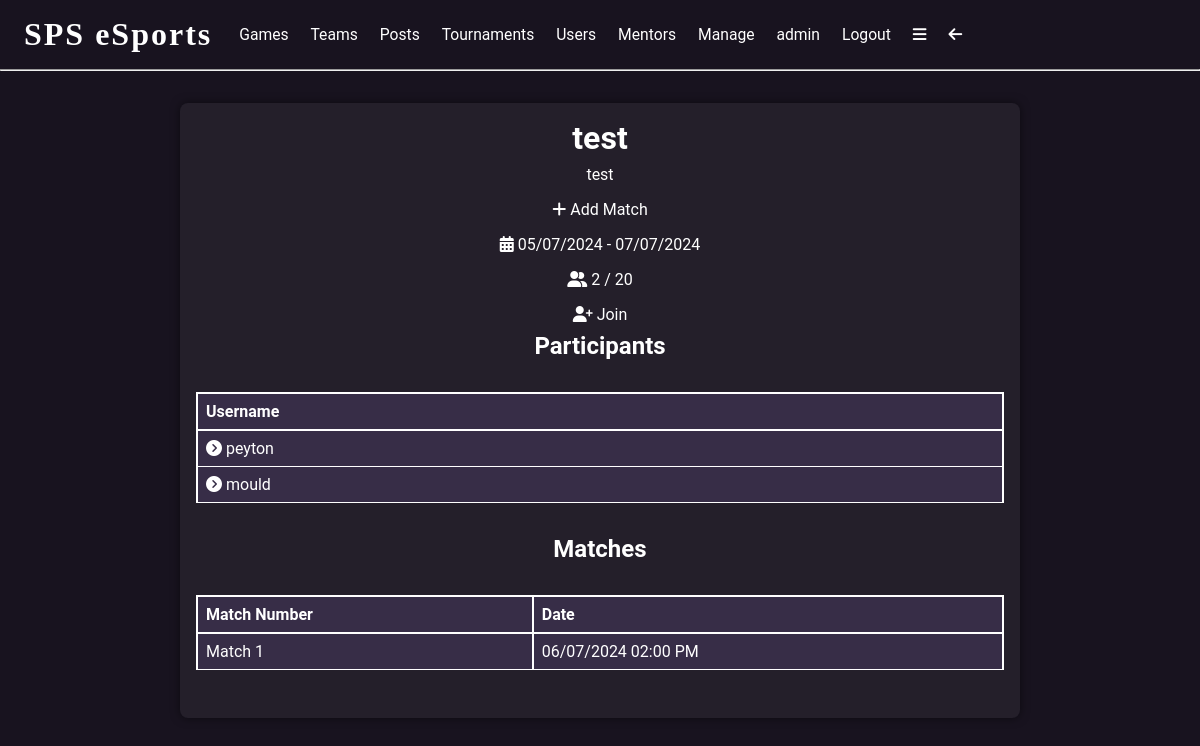
The app's page /tournament/1 (signed in) with its own data.
### app/models.py (models this page shows, shortened)
class User(UserMixin, db.Model):
    user_id = db.Column(db.Integer, primary_key=True)
    username = db.Column(db.String(64), index=True, unique=True)
    email = db.Column(db.String(120), index=True, unique=True)
    password_hash = db.Column(db.String(128))
    bio = db.Column(db.String(500))
    pfp = db.Column(db.String(500))
    pronouns = db.Column(db.String(50))
    admin = db.Column(db.Boolean, default=False)
    team_admin = db.relationship('Teams', back_populates='team_admin')
    team_users = db.relationship('TeamUsers', back_populates='user')
    posts = db.relationship('Posts', back_populates='user')
    likes = db.relationship('Likes', back_populates='user')
    comments = db.relationship('Comments', back_populates='user')
    tournament_users = db.relationship('TournamentUsers', back_populates='user')
    match_users = db.relationship('MatchUsers', back_populates='user')
    ment_applications = db.relationship('MentApplications', back_populates='user')
    tournament_admin = db.relationship('Tournaments', backref='user', foreign_keys='Tournaments.admin_id')
    tournament_winner = db.relationship('Tournaments', foreign_keys='Tournaments.winner_id')
    following = db.relationship('Following', backref='user', foreign_keys='Following.user_id')
    followed = db.relationship('Following', foreign_keys='Following.following_id')
    mentor = db.relationship('Mentor', backref='mentor', foreign_keys='Mentor.mentor_id')
    mentee = db.relationship('Mentor', foreign_keys='Mentor.mentee_id')
    '''def set_password(self, password):
        self.password_hash = generate_password_hash(password)

    def check_password(self, password):
        return check_password_hash(self.password_hash, password)'''
    '''def set_password(self, password):
        salt = bc.gensalt()
        # convert password to bytes
        password = password.encode('utf-8')
        self.password_hash = bc.hashpw(password=password, salt=salt)

    def check_password(self, password):
        password = password.encode('utf-8')
        return bc.checkpw(password=password, hashed_password=self.password_hash)'''
    def set_password(self, password):
        self.password_hash = argon2.hash(password)
    def check_password(self, password):
        return argon2.verify(password, self.password_hash)

class Tournaments(db.Model):
    tournament_id = db.Column(db.Integer, primary_key=True)
    tournament_name = db.Column(db.String(64), index=True, unique=True)
    tournament_description = db.Column(db.String(500))
    start_date = db.Column(db.Date, index=True)
    end_date = db.Column(db.Date, index=True)
    participants = db.Column(db.Integer)
    admin_id = db.Column(db.Integer, db.ForeignKey('user.user_id'))
    winner_id = db.Column(db.Integer, db.ForeignKey('user.user_id'))
    tournament_users = db.relationship('TournamentUsers', back_populates='tournament')
    matches = db.relationship('Matches', back_populates='tournament')

class Matches(db.Model):
    match_id = db.Column(db.Integer, primary_key=True)
    match_number = db.Column(db.Integer)
    match_datetime = db.Column(db.DateTime, index=True)
    tournament_id = db.Column(db.Integer, db.ForeignKey('tournaments.tournament_id'))
    tournament = db.relationship('Tournaments', back_populates='matches')
    match_users = db.relationship('MatchUsers', back_populates='match')

### app/routes.py (the view)
@app.route('/tournament/<tournament_id>', methods=['GET', 'POST'])
@login_required
def tournament(tournament_id):
    tournament = Tournaments.query.filter_by(tournament_id=tournament_id).first_or_404()
    tournament_users = TournamentUsers.query.filter_by(tournament_id=tournament_id).all()
    users = []
    if current_user.user_id == tournament.admin_id:
        admin = True
    else:
        admin = False
    in_tournament = TournamentUsers.query.filter_by(user_id=current_user.user_id, tournament_id=tournament_id).first()
    if tournament.participants == len(tournament_users):
        full = True
    else:
        full = False
    for user in tournament_users:
        users.append(User.query.filter_by(user_id=user.user_id).first())
    matches = Matches.query.filter_by(tournament_id=tournament_id).all()
    return render_template('tournament.html', title=tournament.tournament_name,
                           tournament=tournament, users=users, in_tournament=in_tournament,
                           full=full, admin=admin, matches=matches)

### app/__init__.py (called while the page is built)
@app.template_filter('format_datetime')
def format_datetime(value):
    return value.strftime('%d/%m/%Y %I:%M %p')

@app.template_filter('format_date')
def format_date(value):
    return value.strftime('%d/%m/%Y')

### app/models.py (called while the page is built)
@login.user_loader
def load_user(id):
    return User.query.get(int(id))

### app/templates/tournament.html
{% extends 'base.html' %}
{% block content %}
<div class="centre">
    <div class="gen-container">
        <h1>{{tournament.tournament_name}}</h1>
        <p>{{tournament.tournament_description}}</p>
        {% if admin %}
        <a href="{{url_for('add_match', tournament_id=tournament.tournament_id)}}"><i
                class="fa-solid fa-plus"></i>  Add Match</a>
        {% endif %}
        <p><i class="fa-solid fa-calendar-days"></i>  {{tournament.start_date|format_date}} - {{tournament.end_date|format_date}}</p>
        <p><i class="fa-solid fa-user-group"></i>  {{users|length}} / {{tournament.participants}}</p>
        {% if full %}
        <p>Tournament is full!</p>
        {% else %}
            {% if in_tournament %}
            <a href="{{url_for('join_tournament', tournament_id=tournament.tournament_id)}}"><i
                    class="fa-solid fa-user-minus"></i>  Leave</a>
            {% else %}
            <a href="{{url_for('join_tournament', tournament_id=tournament.tournament_id)}}"><i
                    class="fa-solid fa-user-plus"></i>  Join</a>
            {% endif %}
        {% endif %}
        <h2>Participants</h2>
        <div class="info-table">
            <table>
                <tr>
                    <th>Username</th>
                </tr>
                {% for user in users %}
                <tr>
                    <td><a href="{{url_for('user', username='user.username')}}"><i
                            class="fa-solid fa-circle-chevron-right"></i>  {{user.username}}</a></td>
                </tr>
                {% endfor %}
            </table>
        </div>
        <h2>Matches</h2>
        <div class="info-table">
            <table>
                <tr>
                    <th>Match Number</th>
                    <th>Date</th>
                </tr>
                {% for match in matches %}
                <tr>
                    <td>Match {{match.match_number}}</td>
                    <td>{{match.match_datetime|format_datetime}}</td>
                </tr>
                {% endfor %}
            </table>
        </div>
    </div>
</div>
{% endblock %}

### app/templates/base.html (shortened to what this page needs)
<!DOCTYPE html>
<html lang="en">
<head>
    <link rel="stylesheet" href="{{url_for('static', filename='css/styles.css')}}">
</head>
<body>
<div class="header">
    <h1 onclick="window.location.href='{{url_for('index')}}'">SPS eSports</h1>
    {% if current_user.is_authenticated %}
    <a href="{{url_for('search_games')}}">Games</a>
    <a href="{{url_for('search_teams')}}">Teams</a>
    <a href="{{url_for('search_posts')}}">Posts</a>
    <a href="{{url_for('search_tournaments')}}">Tournaments</a>
    <a href="{{url_for('search_users')}}">Users</a>
    <a href="{{url_for('search_mentors')}}">Mentors</a>
    {% if current_user.admin %}
    <a href="{{url_for('manage')}}">Manage</a>
    {% endif %}
    <a href="{{url_for('user', username=current_user.username)}}">{{current_user.username}}</a>
    <a href="{{url_for('logout')}}">Logout</a>
    <a href="javascript:showNavBar()"><i class="fa-solid fa-bars"></i></a>
    <a href="javascript:window.history.back();"><i class="fa-solid fa-arrow-left"></i></a>
    {% else %}
        <a href="{{url_for('login')}}">Login</a>
        <a href="{{url_for('register')}}">Register</a>
    {% endif %}
</div>
<hr>
{% block content %} {% endblock %}
</body>
</html>

### app/static/css/styles.css (style rules this page uses)
* { margin: 0; padding: 0; box-sizing: border-box; scroll-behavior: smooth; scrollbar-width: thin; scrollbar-color: white var(--bg); }
body { background: var(--bg); color: white; }
:root { --accent: #9a52ff; --bg: #18131f; --bg2: #372d47; --lightbg: rgba(255,255,255,0.05); }
.header { display:flex; align-items: center; padding: 1em 0.5em; }
.header a { padding: 0em 0.7em; font-family: 'Roboto'; font-size: 0.98em; text-decoration: none; transition: 0.5s; position: relative; transition: 0.3s; color: white; }
.header a::before { content: ''; position: absolute; width: 100%; height: 2px; left: 0; bottom: -2px; background-color: var(--accent); transform-origin: right; transform: scaleX(0); transition: transform 0.3s; }
.header h1 { box-shadow: inset 0 0 0 0 var(--bg); font-family: 'Square Game'; letter-spacing: 2px; padding: 0 0.5em; position: relative; transition: color 0.3s ease-in-out, box-shadow 0.3s ease-in-out; }
h1 { font-family: 'Roboto'; font-size: 2em; }
h2 { font-family: 'Roboto'; font-size: 1.5em; }
.centre h1 { text-align: center; }
p { font-family: 'Roboto'; font-size: 1em; padding: 0.5em 0; }
a { color: white; text-decoration: none; transition: 0.5s; padding: 0.5em 0; position: relative; font-family: 'Roboto'; }
a::before { content: ''; position: absolute; width: 100%; height: 2px; left: 0; bottom: 4px; background-color: var(--accent); transform-origin: right; transform: scaleX(0); transition: transform 0.3s; }
.centre { display: flex; flex-flow: row wrap; align-items: center; justify-content: center; width: 100%; margin: 1em 0; }
.info-table { display: flex; flex-flow: column wrap; align-items: center; justify-content: center; width: 100%; margin: 1em 0; font-family: 'Roboto'; }
.info-table table { width: 100%; border-collapse: collapse; margin: 1em 0; text-align: left; }
.info-table th { padding: 0.5em; border: 2px solid white; background-color: var(--bg2); }
.info-table td { padding: 0.5em; border: 1px solid white; border-right: 2px solid white; border-left: 2px solid white; background-color: var(--bg2); }
.gen-container { display: flex; flex-flow: column wrap; align-items: center; justify-content: center; width: 70%; margin: 1em 0; font-family: 'Roboto'; background-color: var(--lightbg); padding: 1em; border-radius: 0.5em; box-shadow: 0 0 10px 0 rgba(0,0,0,0.5); }

### records on screen
User: username "admin"
Tournaments: tournament_name "test", tournament_description "test", start_date "05/07/2024", end_date "07/07/2024", participants "20"
User: username "peyton"
User: username "mould"
Matches: match_number "1", match_datetime "06/07/2024 02:00 PM"

### other values on screen
{{ users|length }} "2"
